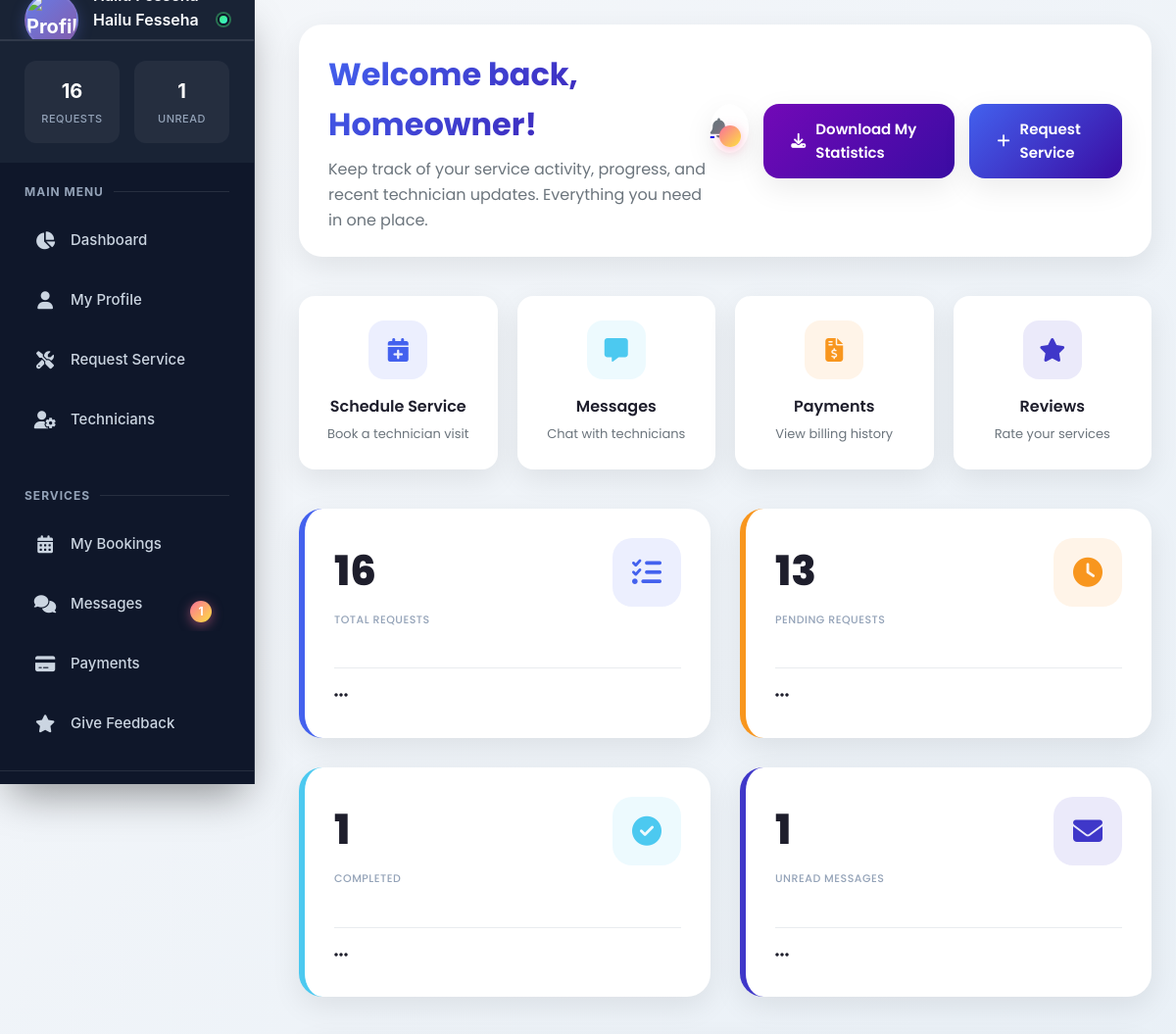
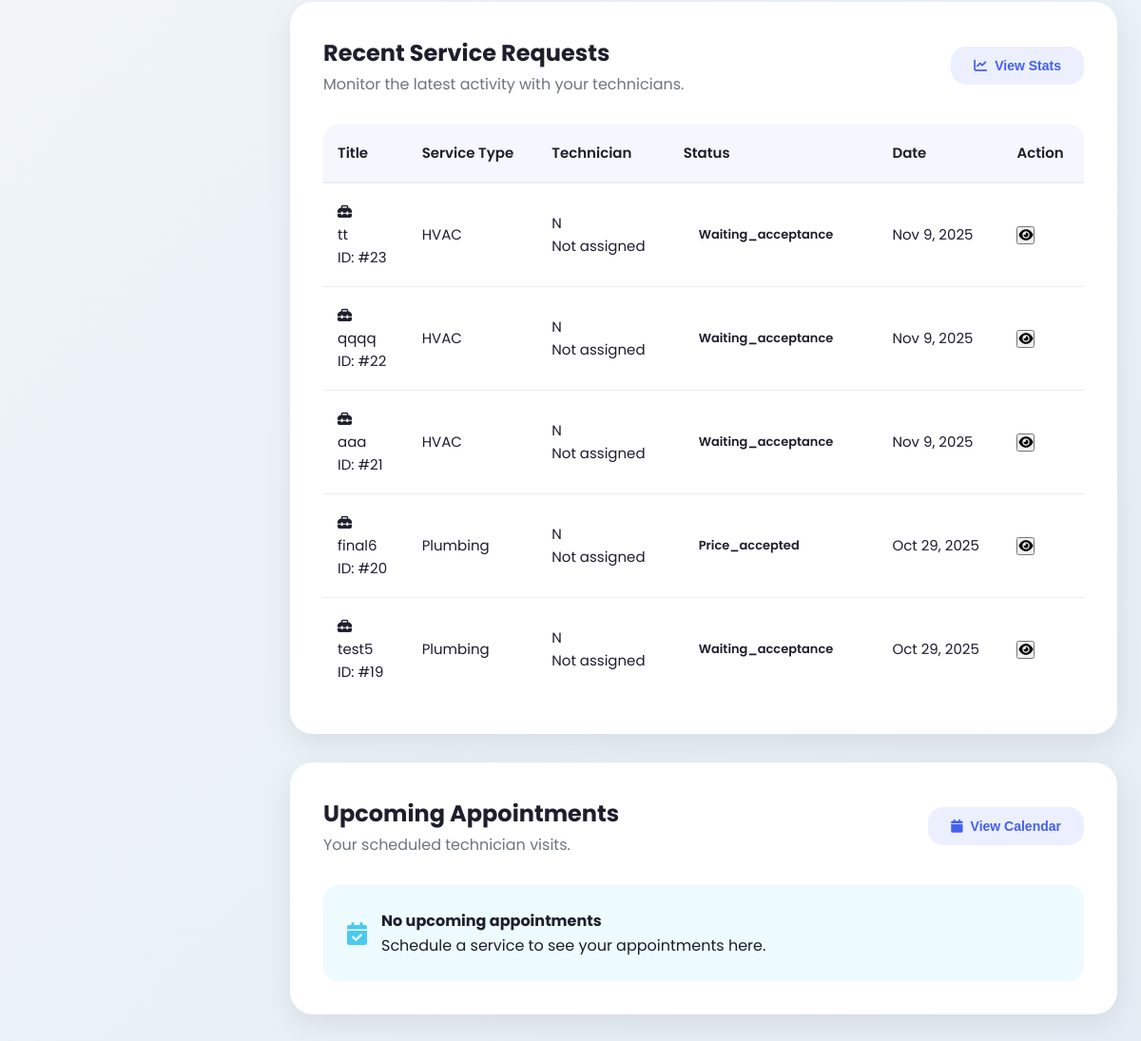
/views/homeowner/dashboard.php (signed in), run on the app's committed database (2 pictures, top to bottom).
### tables this page shows
CREATE TABLE `service_requests` (
  `id` int(11) NOT NULL,
  `homeowner_id` int(11) NOT NULL,
  `technician_id` int(11) DEFAULT NULL,
  `service_type` varchar(255) NOT NULL,
  `title` varchar(255) NOT NULL,
  `description` text NOT NULL,
  `address` text NOT NULL,
  `subcity` varchar(100) NOT NULL,
  `woreda` varchar(100) NOT NULL,
  `preferred_date` date DEFAULT NULL,
  `preferred_time` time DEFAULT NULL,
  `budget` decimal(10,2) DEFAULT NULL,
  `status` enum('pending','approved','waiting_acceptance','assigned','waiting_inspection','price_proposed','price_accepted','in_progress','completed','payment_requested','paid','rejected','cancelled') NOT NULL DEFAULT 'pending',
  `admin_approved` tinyint(1) DEFAULT 0,
  `created_at` timestamp NOT NULL DEFAULT current_timestamp(),
  `updated_at` timestamp NOT NULL DEFAULT current_timestamp() ON UPDATE current_timestamp(),
  `inspection_submitted_at` datetime DEFAULT NULL,
  `price_accepted_at` datetime DEFAULT NULL,
  `work_started_at` datetime DEFAULT NULL,
  `work_completed_at` datetime DEFAULT NULL,
  `payment_requested_at` datetime DEFAULT NULL,
  `payment_received_at` datetime DEFAULT NULL,
  `inspection_notes` text DEFAULT NULL,
  `estimated_cost` decimal(10,2) DEFAULT NULL,
  `inspection_images` text DEFAULT NULL,
  `homeowner_images` text DEFAULT NULL,
  `inspection_scheduled_at` datetime DEFAULT NULL,
  `inspection_completed_at` datetime DEFAULT NULL,
  `price_rejected_at` datetime DEFAULT NULL,
  `price_rejection_reason` text DEFAULT NULL,
  `payment_due_date` date DEFAULT NULL,
  `payment_receipt_file` varchar(255) DEFAULT NULL,
  `payment_verified_at` datetime DEFAULT NULL,
  `admin_notes` text DEFAULT NULL
);

### views/homeowner/dashboard.php (the view, shortened to what the rows shown need)
<?php
require_once '../../controllers/HomeownerController.php';
$conn = getDBConnection();
$homeownerController = new HomeownerController($conn);
$recentRequests = $homeownerController->getRecentServiceRequests();
?>
<!DOCTYPE html>
<html lang="en">
<head>
    <link rel="stylesheet" href="https://cdnjs.cloudflare.com/ajax/libs/font-awesome/6.4.0/css/all.min.css">
    <link href="https://unpkg.com/aos@2.3.1/dist/aos.css" rel="stylesheet">
</head>
<body class="homeowner-body">
    <div class="dashboard">
        <?php include 'sidebar.php'; ?>
        <div class="main-content">
            <div class="dashboard-header">
                <div class="welcome-section">
                    <h1>Welcome back, Homeowner!</h1>
                </div>
            </div>
            <div class="card" data-searchable="recent service requests">
                <?php if(isset($recentRequests) && is_array($recentRequests) && count($recentRequests) > 0): ?>
                    <div class="table-responsive">
                    <table>
                        <thead>
                            <tr>
                                <th>Title</th>
                                <th>Service Type</th>
                                <th>Technician</th>
                                <th>Status</th>
                                <th>Date</th>
                                <th>Action</th>
                            </tr>
                        </thead>
                        <tbody>
                            <?php foreach($recentRequests as $request): ?>
                                <tr data-aos="fade-up">
                                    <td>
                                        <div class="d-flex align-items-center">
                                            <div class="mr-3">
                                                <i class="fa-solid fa-toolbox text-primary"></i>
                                            </div>
                                            <div>
                                                <div class="font-weight-bold"><?php echo htmlspecialchars($request['title']); ?></div>
                                                <div class="text-muted small">ID: #<?php echo $request['id'] ?? 'N/A'; ?></div>
                                            </div>
                                        </div>
                                    </td>
                                    <td><?php echo htmlspecialchars($request['service_type']); ?></td>
                                    <td>
                                        <div class="d-flex align-items-center">
                                            <div class="avatar-sm mr-2 bg-primary text-white rounded-circle d-flex align-items-center justify-content-center">
                                                <?php
                                                    $technicianName = $request['technician_name'] ?? 'Not assigned';
                                                    echo substr($technicianName, 0, 1);
                                                ?>
                                            </div>
                                            <span><?php echo $technicianName; ?></span>
                                        </div>
                                    </td>
                                    <td>
                                        <span class="status status-<?php echo $request['status']; ?>">
                                            <?php echo ucfirst($request['status']); ?>
                                        </span>
                                    </td>
                                    <td><?php echo date('M j, Y', strtotime($request['created_at'])); ?></td>
                                    <td>
                                        <button class="btn btn-sm btn-outline-primary">
                                            <i class="fa-solid fa-eye"></i>
                                        </button>
                                    </td>
                                </tr>
                            <?php endforeach; ?>
                        </tbody>
                    </table>
                    </div>
                <?php endif; ?>
            </div>
        </div>
    </div>
</body>
</html>

### data on the page
service_requests: title "tt", id "23", service_type "HVAC", technicianName "N", technicianName "Not assigned", status "Waiting_acceptance", created_at "Nov 9, 2025"
service_requests: title "qqqq", id "22", service_type "HVAC", technicianName "N", technicianName "Not assigned", status "Waiting_acceptance", created_at "Nov 9, 2025"
service_requests: title "aaa", id "21", service_type "HVAC", technicianName "N", technicianName "Not assigned", status "Waiting_acceptance", created_at "Nov 9, 2025"
service_requests: title "final6", id "20", service_type "Plumbing", technicianName "N", technicianName "Not assigned", status "Price_accepted", created_at "Oct 29, 2025"
service_requests: title "test5", id "19", service_type "Plumbing", technicianName "N", technicianName "Not assigned", status "Waiting_acceptance", created_at "Oct 29, 2025"

### other printed values
$_SESSION['user_name'] "Hailu Fesseha"
$stats['total_requests'] "16"
$stats['unread_messages'] "1"
$stats['pending_requests'] "13"
$stats['completed_requests'] "1"
